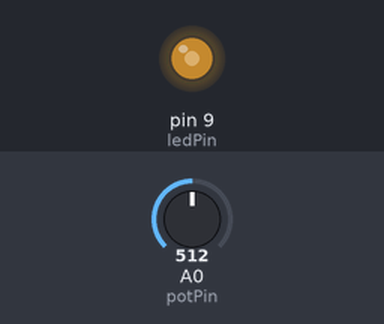
The sketch below on a simulated Arduino Uno, built with avr-gcc and run on an emulated ATmega328P. Parts: output pins drawn as LEDs (lit = HIGH). The test bench sets the inputs (shaded band); at power-on: A0 (potPin) = 512.

Above: at 1.2 s.
1.3 s: A0 (potPin) set to 716
At 2.5 s:
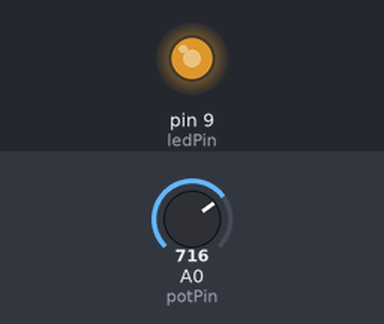
2.8 s: A0 (potPin) set to 900
At 4.0 s:
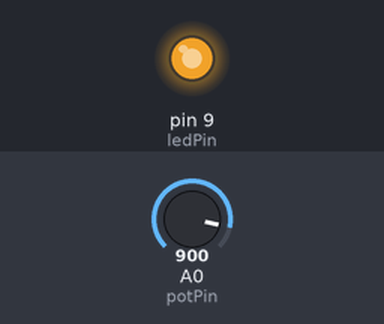
4.3 s: A0 (potPin) set to 122
At 5.0 s:
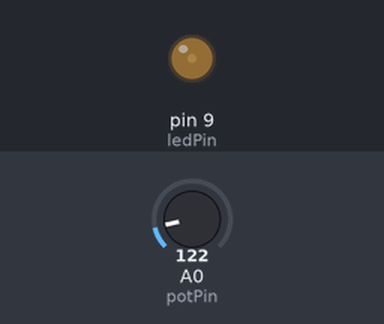
5.8 s: A0 (potPin) set to 0
At 6.3 s:
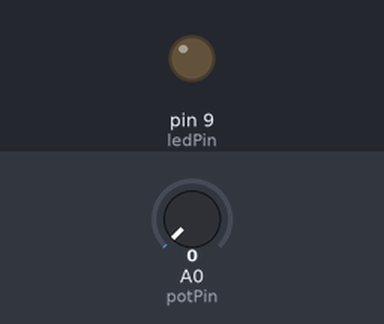
7.3 s: A0 (potPin) set to 511
At 8.5 s:
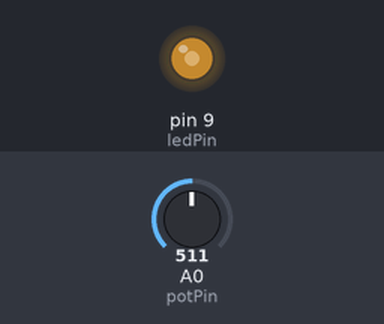
Timing chart, 0 to 9.8 s (numbered marks = the images above; inputs shaded):
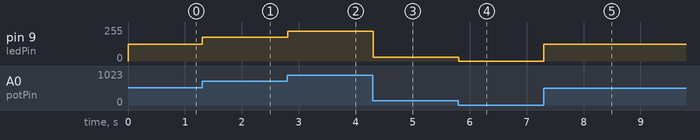

Measured:
- after the input at 1.3 s, pin 9 (ledPin): 127/255 → 178/255 at once
- after the input at 2.8 s, pin 9 (ledPin): 178/255 → 224/255 at once
- after the input at 4.3 s, pin 9 (ledPin): 224/255 → 30/255 at once
- after the input at 5.8 s, pin 9 (ledPin): 30/255 → 0/255 at once
- after the input at 7.3 s, pin 9 (ledPin): 0/255 → 127/255 at once

The sketch:

PWM_test_by_motor_Led_PoT.ino
```cpp
int potPin = A0;   // Potentiometer connected to A0
int ledPin = 9;    // LED connected to PWM pin 9
int potValue = 0;  // Variable to store potentiometer value
int ledValue = 0;  // Variable for LED brightness (0–255)

void setup() {
  pinMode(ledPin, OUTPUT);
}

void loop() {
  // Read potentiometer value (0–1023)
  potValue = analogRead(potPin);

  // Map it to PWM range (0–255)
  ledValue = map(potValue, 0, 1023, 0, 255);

  // Write PWM signal to LED
  analogWrite(ledPin, ledValue);

  // Small delay for stability
  delay(10);
}
```
